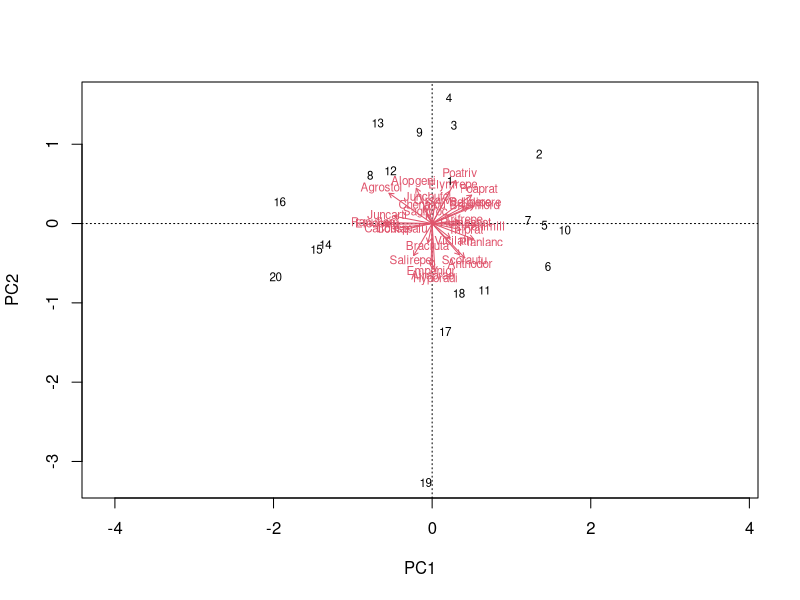
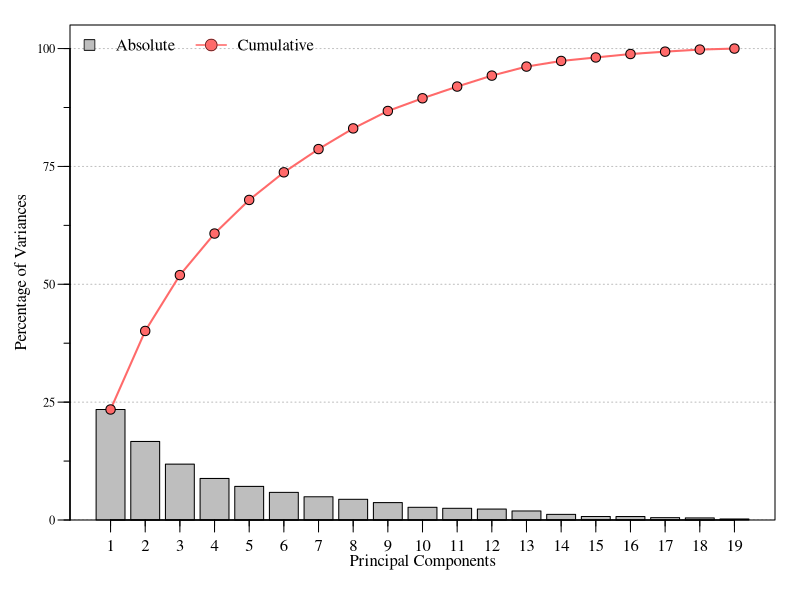
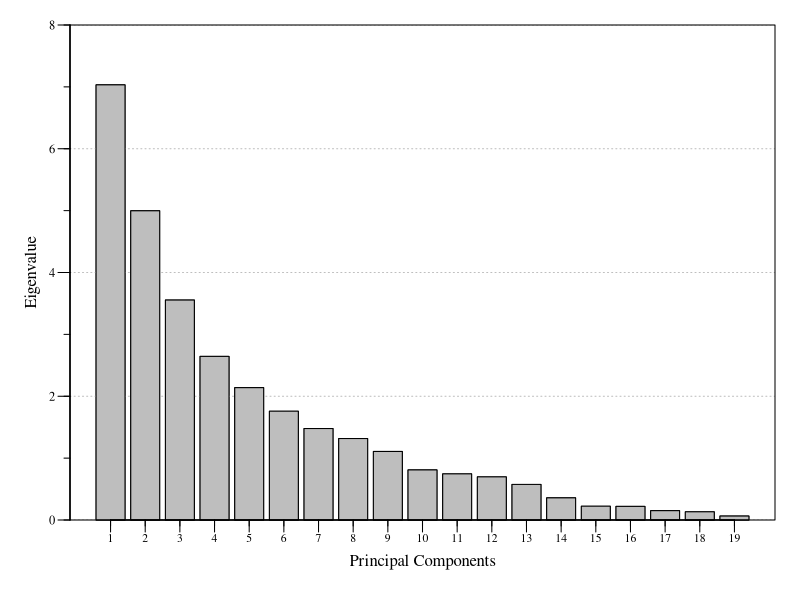
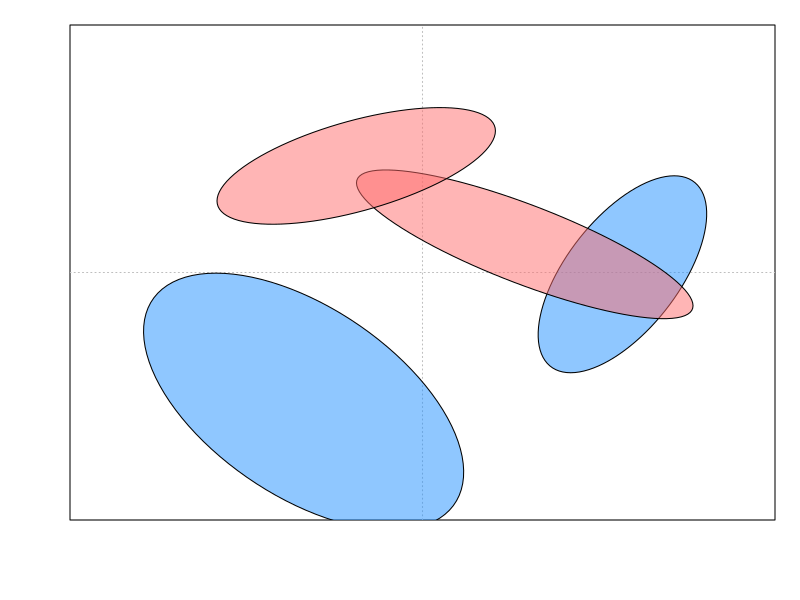
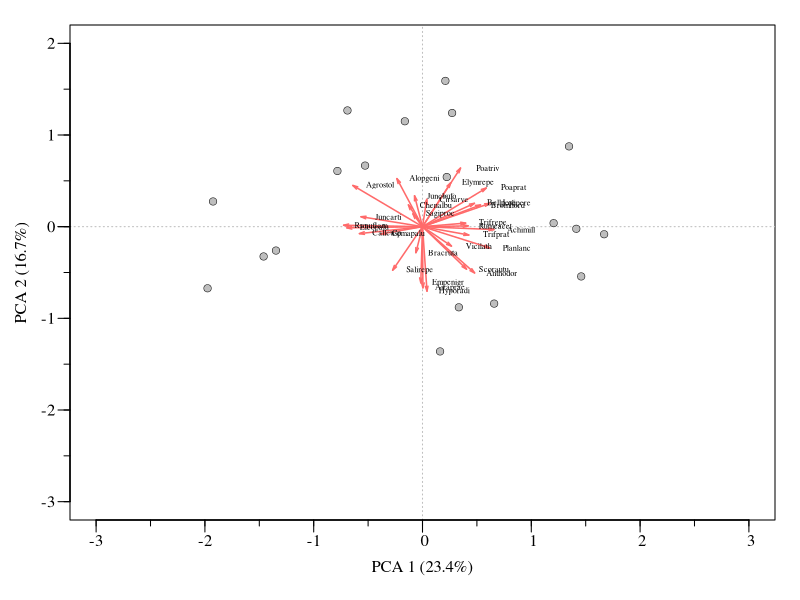
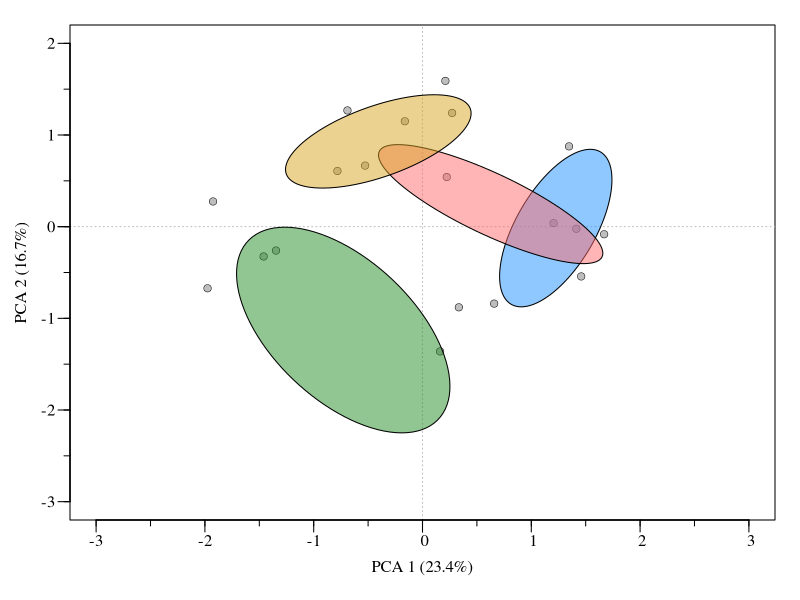
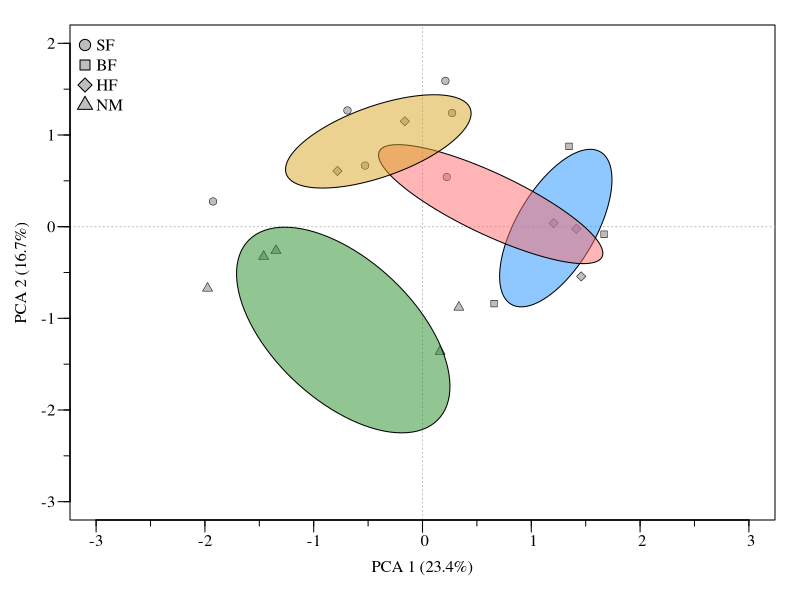
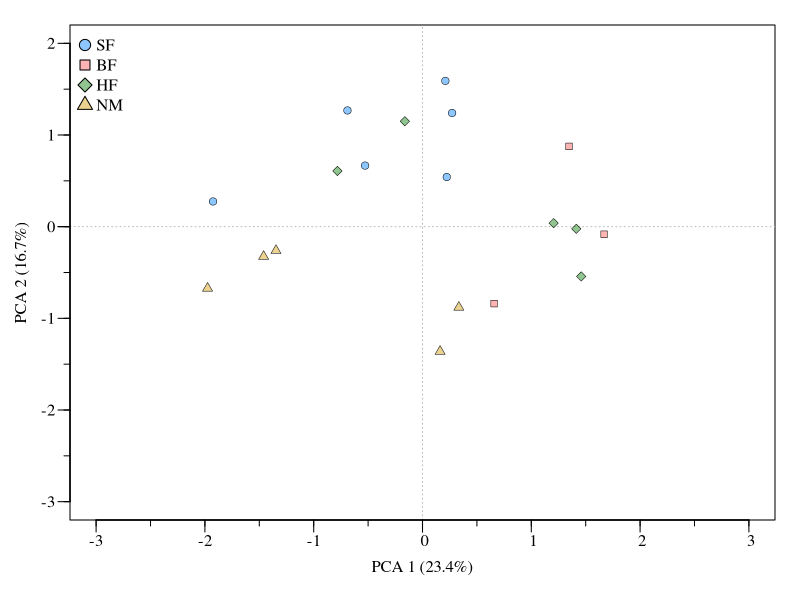

The R source for these figures, in order:

## Example of PCA/RDA code
##
## Code was compiled by Paul Julian
## contact infor: pjulian@ufl.edu

#Clears Everything...start fresh.
rm(list=ls(all=T));cat("\014");dev.off()

#Libraries
library(vegan)

#Custom functions
# Makes pretty axes when using base R-plotting
axis_fun=function(side,at,at2,labels,cex.axis,line=-0.25,lwd=1){
  axis(side,line=line,at=at,labels=labels,las=1,tcl=-0.6,lty=0,cex.axis=cex.axis);
  axis(side,at=at,labels=F,las=1,tcl=-0.6,lwd=lwd);
  axis(side,at=at2,labels=F,tcl=-0.3,lwd=lwd)
}

#Import data (using stock data for example)
data(dune)
data(dune.env)

## PCA Analysis
my.rda=rda(dune,scale=T);#  if scale=T then the analysis is identifical to PCA

biplot(my.rda);#stock biplot

# This pulls all of the eigenvalue and 
# estimates the variance for each component
eig <- my.rda$CA$eig
variance <- eig*100/sum(eig)
cumvar <- cumsum(variance)
eig.pca <- data.frame(eig = eig, variance = variance,cumvariance = cumvar)

#Screeplots
par(family="serif",mar=c(0.5,1.5,1,1),oma=c(3.5,2,0.25,0.25));

ylim.val=c(0,105);by.y=25;ymaj=seq(ylim.val[1],100,by.y);ymin=seq(ylim.val[1],100,by.y/2);#set y limit and delineates the major and minor ticks
x=barplot(eig.pca$variance,ylim=ylim.val,col="white",border=0,yaxt="n")# inital plot to get the measurements
abline(h=ymaj,lty=3,col="grey")#makes vertical lines from y axis
x=barplot(eig.pca$variance,ylim=ylim.val,col="grey",yaxt="n",add=T)# the real plot that matters
lines(x,eig.pca$cumvariance,col="indianred1",lwd=2)# adds the cumulative variance for each factor
points(x,eig.pca$cumvariance,pch=21,bg="indianred1",cex=1.25)
axis_fun(1,x,x,seq(1,length(x),1),1)
axis_fun(2,ymaj,ymin,ymaj,0.75);box(lwd=1)
mtext(side=1,line=1.5,"Principal Components")
mtext(side=2,line=2,"Percentage of Variances")
legend.text=c("Absolute","Cumulative");#helper vaiable for legend
pt.col=c("grey","indianred1")#helper vaiable for legend
legend("topleft",legend=legend.text,pch=c(22,21),pt.bg=pt.col,col=c("black",pt.col[2]),lty=c(0,1),lwd=1.5,pt.cex=1.5,ncol=2,cex=1,bty="n",y.intersp=1,x.intersp=0.75,xpd=NA,xjust=0.5,text.col="white")
legend("topleft",legend=legend.text,pch=c(22,21),pt.bg=pt.col,col="black",lty=0,lwd=0.5,pt.cex=1.55,ncol=2,cex=1,bty="n",y.intersp=1,x.intersp=0.75,xpd=NA,xjust=0.5)

ylim.val=c(0,8);by.y=2;ymaj=seq(ylim.val[1],100,by.y);ymin=seq(ylim.val[1],100,by.y/2)
x=barplot(eig.pca$eig,ylim=ylim.val,col="grey",yaxt="n")
abline(h=ymaj,lty=3,col="grey")
x=barplot(eig.pca$eig,ylim=ylim.val,col="grey",yaxt="n",add=T)
axis_fun(1,line=-0.7,x,x,seq(1,length(x),1),0.7)
axis_fun(2,ymaj,ymin,ymaj,0.75);box(lwd=1)
mtext(side=1,line=1.5,"Principal Components")
mtext(side=2,line=1.5,"Eigenvalue")


plot(c(-2,2),c(-2,2),type="n",yaxt="n",xaxt="n",ylab=NA,xlab=NA)
abline(h=0,v=0,lty=3,col="grey")
x=ordiellipse(my.rda,group=dune.env$Management,draw="polygon",label=F,col=c("dodgerblue1","indianred1"),border=T,cex=0.8)

scrs=scores(my.rda,display=c("sites","species"));#extracts scores from PCA analysis

#biplot
xlim.val=c(-3,3);by.x=1;xmaj=c(0,seq(xlim.val[1],xlim.val[2],by.x));xmin=seq(xlim.val[1],xlim.val[2],by.x/2)
ylim.val=c(-3,2);by.y=1;ymaj=c(0,seq(ylim.val[1],ylim.val[2],by.y));ymin=seq(ylim.val[1],ylim.val[2],by.y/2)
plot(xlim.val,ylim.val,type="n",yaxt="n",xaxt="n",ylab=NA,xlab=NA)
abline(h=0,v=0,lty=3,col="grey")
points(scrs$sites,pch=21,bg="grey",cex=1,lwd=0.5)
arrows(0,0,scrs$species[,1],scrs$species[,2],length = 0.05, angle = 15, code = 2,col="indianred1",lwd=1.5)
with(scrs,text(species[,1]+0.25,species[,2],labels=rownames(species),cex=0.5));#adds labels to the arrows
axis_fun(1,line=-0.5,xmaj,xmin,format(xmaj),1)
axis_fun(2,ymaj,ymin,format(ymaj),1)
mtext(side=1,line=1.8,paste0("PCA 1 (",round(eig.pca$variance[1],1),"%)"));#adds x axis label with percent variance
mtext(side=2,line=2,paste0("PCA 2 (",round(eig.pca$variance[2],1),"%)"));#adds y axis label with percent variance




# if you prefer to add some additional information ordiellipse 
# is a great way to highlight different attributes
# Can also code the points to difference values for the same effect. 

xlim.val=c(-3,3);by.x=1;xmaj=c(0,seq(xlim.val[1],xlim.val[2],by.x));xmin=seq(xlim.val[1],xlim.val[2],by.x/2)
ylim.val=c(-3,2);by.y=1;ymaj=c(0,seq(ylim.val[1],ylim.val[2],by.y));ymin=seq(ylim.val[1],ylim.val[2],by.y/2)
plot(xlim.val,ylim.val,type="n",yaxt="n",xaxt="n",ylab=NA,xlab=NA)
abline(h=0,v=0,lty=3,col="grey")
points(scrs$sites,pch=21,bg="grey",cex=1,lwd=0.5)
x=ordiellipse(my.rda,group=dune.env$Management,draw="polygon",label=F,col=c("dodgerblue1","indianred1","forestgreen","goldenrod"),border=T,cex=0.8)
axis_fun(1,line=-0.5,xmaj,xmin,format(xmaj),1)
axis_fun(2,ymaj,ymin,format(ymaj),1)
mtext(side=1,line=1.8,paste0("PCA 1 (",round(eig.pca$variance[1],1),"%)"));#adds x axis label with percent variance
mtext(side=2,line=2,paste0("PCA 2 (",round(eig.pca$variance[2],1),"%)"));#adds y axis label with percent variance


# Code the points to be different shape based on management field
dune.env.points=merge(data.frame(id=1:nrow(dune.env),Management=dune.env$Management),
                      data.frame(Management=c("SF","BF","HF","NM"),
                                 point.num=c(21,22,23,24),
                                 point.col=c("dodgerblue1","indianred1","forestgreen","goldenrod")))

# you have to trick the data set because when you merge the management data
# it reorders the data which is why I made the "id" variable. 
dune.env.points=dune.env.points[order(dune.env.points$id),];

# Biplot with ellispes 
xlim.val=c(-3,3);by.x=1;xmaj=c(0,seq(xlim.val[1],xlim.val[2],by.x));xmin=seq(xlim.val[1],xlim.val[2],by.x/2)
ylim.val=c(-3,2);by.y=1;ymaj=c(0,seq(ylim.val[1],ylim.val[2],by.y));ymin=seq(ylim.val[1],ylim.val[2],by.y/2)
plot(xlim.val,ylim.val,type="n",yaxt="n",xaxt="n",ylab=NA,xlab=NA)
abline(h=0,v=0,lty=3,col="grey")
points(scrs$sites,pch=dune.env.points$point.num,bg="grey",cex=1,lwd=0.5)
x=ordiellipse(my.rda,group=dune.env$Management,draw="polygon",label=F,col=c("dodgerblue1","indianred1","forestgreen","goldenrod"),border=T,cex=0.8)
axis_fun(1,line=-0.5,xmaj,xmin,format(xmaj),1)
axis_fun(2,ymaj,ymin,format(ymaj),1)
mtext(side=1,line=1.8,paste0("PCA 1 (",round(eig.pca$variance[1],1),"%)"));#adds x axis label with percent variance
mtext(side=2,line=2,paste0("PCA 2 (",round(eig.pca$variance[2],1),"%)"));#adds y axis label with percent variance
legend.text=c("SF","BF","HF","NM");#helper vaiable for legend
legend("topleft",legend=legend.text,pch=c(21,22,23,24),pt.bg="grey",pt.cex=1.5,ncol=1,cex=1,bty="n",y.intersp=1,x.intersp=0.75,xpd=NA,xjust=0.5)


# Biplot different shape and colors
xlim.val=c(-3,3);by.x=1;xmaj=c(0,seq(xlim.val[1],xlim.val[2],by.x));xmin=seq(xlim.val[1],xlim.val[2],by.x/2)
ylim.val=c(-3,2);by.y=1;ymaj=c(0,seq(ylim.val[1],ylim.val[2],by.y));ymin=seq(ylim.val[1],ylim.val[2],by.y/2)
plot(xlim.val,ylim.val,type="n",yaxt="n",xaxt="n",ylab=NA,xlab=NA)
abline(h=0,v=0,lty=3,col="grey")
points(scrs$sites,pch=dune.env.points$point.num,bg=adjustcolor(dune.env.points$point.col,0.5),cex=1,lwd=0.5);#adjusts color and shape
axis_fun(1,line=-0.5,xmaj,xmin,format(xmaj),1)
axis_fun(2,ymaj,ymin,format(ymaj),1)
mtext(side=1,line=1.8,paste0("PCA 1 (",round(eig.pca$variance[1],1),"%)"));#adds x axis label with percent variance
mtext(side=2,line=2,paste0("PCA 2 (",round(eig.pca$variance[2],1),"%)"));#adds y axis label with percent variance
legend.text=c("SF","BF","HF","NM");#helper vaiable for legend
pt.col=adjustcolor(c("dodgerblue1","indianred1","forestgreen","goldenrod"),0.5)
legend("topleft",legend=legend.text,pch=c(21,22,23,24),pt.bg=pt.col,pt.cex=1.5,ncol=1,cex=1,bty="n",y.intersp=1,x.intersp=0.75,xpd=NA,xjust=0.5)
